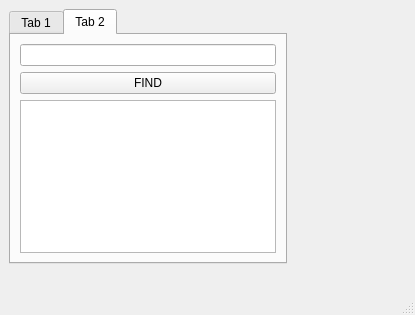
<?xml version="1.0" encoding="UTF-8"?>
<ui version="4.0">
 <class>MainWindow</class>
 <widget class="QMainWindow" name="MainWindow">
  <property name="geometry">
   <rect>
    <x>0</x>
    <y>0</y>
    <width>415</width>
    <height>315</height>
   </rect>
  </property>
  <property name="windowTitle">
   <string>MainWindow</string>
  </property>
  <widget class="QWidget" name="centralwidget">
   <layout class="QGridLayout" name="gridLayout">
    <item row="0" column="1">
     <spacer name="horizontalSpacer">
      <property name="orientation">
       <enum>Qt::Horizontal</enum>
      </property>
      <property name="sizeHint" stdset="0">
       <size>
        <width>40</width>
        <height>20</height>
       </size>
      </property>
     </spacer>
    </item>
    <item row="1" column="0">
     <widget class="QLabel" name="label">
      <property name="text">
       <string/>
      </property>
      <property name="pixmap">
       <pixmap resource="qtresource.qrc">:/new/logo/unnamed.jpg</pixmap>
      </property>
      <property name="scaledContents">
       <bool>true</bool>
      </property>
     </widget>
    </item>
    <item row="0" column="0">
     <widget class="QTabWidget" name="tabWidget">
      <property name="currentIndex">
       <number>1</number>
      </property>
      <widget class="QWidget" name="ADD">
       <attribute name="title">
        <string>Tab 1</string>
       </attribute>
       <layout class="QVBoxLayout" name="verticalLayout">
        <item>
         <widget class="QLineEdit" name="lineEdit_2"/>
        </item>
        <item>
         <widget class="QLineEdit" name="lineEdit_3"/>
        </item>
        <item>
         <widget class="QPushButton" name="pushButton_2">
          <property name="text">
           <string>ADD</string>
          </property>
         </widget>
        </item>
       </layout>
      </widget>
      <widget class="QWidget" name="FIND">
       <attribute name="title">
        <string>Tab 2</string>
       </attribute>
       <layout class="QVBoxLayout" name="verticalLayout_2">
        <item>
         <widget class="QLineEdit" name="findedit">
          <property name="inputMask">
           <string/>
          </property>
         </widget>
        </item>
        <item>
         <widget class="QPushButton" name="findbutton">
          <property name="text">
           <string>FIND</string>
          </property>
         </widget>
        </item>
        <item>
         <widget class="QTextEdit" name="findresult">
          <property name="readOnly">
           <bool>true</bool>
          </property>
         </widget>
        </item>
       </layout>
      </widget>
     </widget>
    </item>
   </layout>
  </widget>
  <widget class="QMenuBar" name="menubar">
   <property name="geometry">
    <rect>
     <x>0</x>
     <y>0</y>
     <width>415</width>
     <height>21</height>
    </rect>
   </property>
  </widget>
  <widget class="QStatusBar" name="statusbar"/>
 </widget>
 <resources>
  <include location="qtresource.qrc"/>
 </resources>
 <connections/>
</ui>
